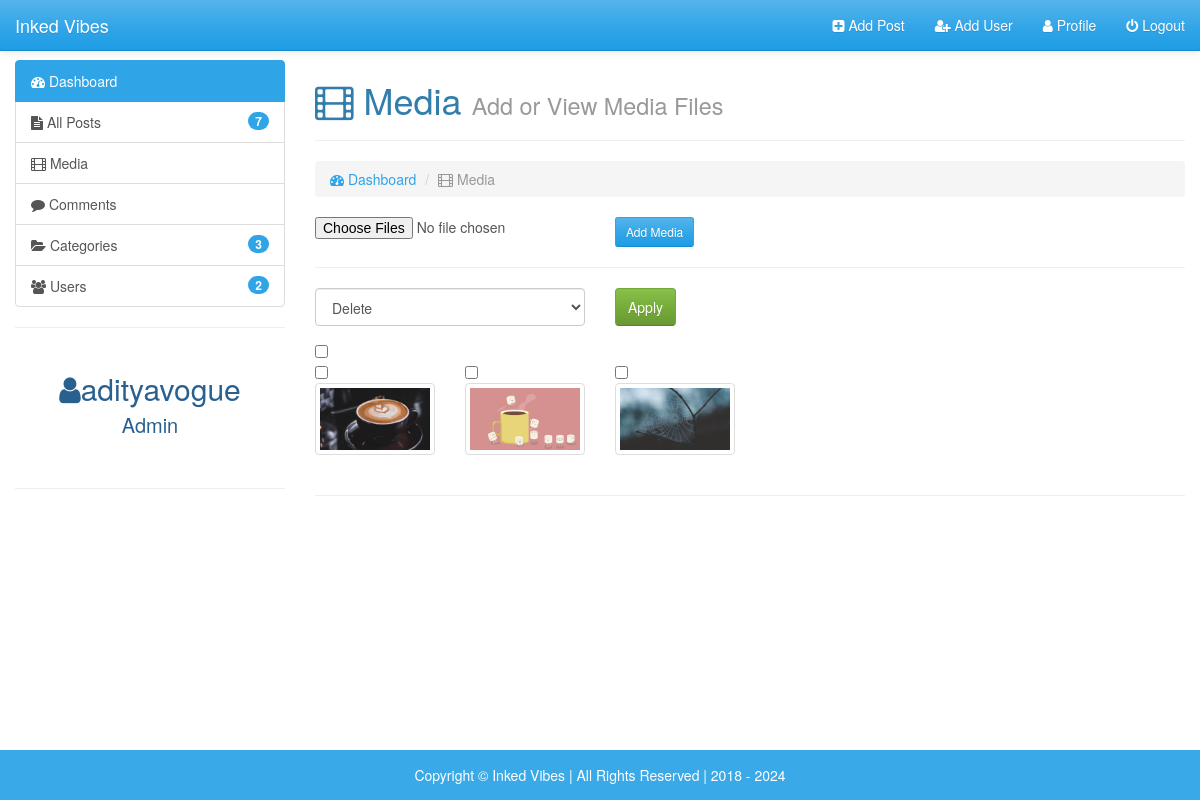
The app's page /admin/media.php (signed in) with its own data.
### tables this page shows
CREATE TABLE `users` (
  `id` int(11) NOT NULL,
  `date` int(11) NOT NULL,
  `first_name` varchar(255) NOT NULL,
  `last_name` varchar(255) NOT NULL,
  `username` varchar(255) NOT NULL,
  `email` varchar(255) NOT NULL,
  `image` varchar(255) NOT NULL,
  `password` varchar(255) NOT NULL,
  `role` varchar(255) NOT NULL,
  `details` text NOT NULL,
  `salt` varchar(255) NOT NULL DEFAULT '$2y$10$quickbrownfoxjumpsover'
);

CREATE TABLE `media` (
  `id` int(11) NOT NULL,
  `image` varchar(255) NOT NULL
);

### admin/media.php (the view, shortened to what this page needs)
<?php
require_once('inc/top.php');
?>
</head>
<body>
    <div id="wrapper">
        <?php require_once('inc/header.php');?>
        <div class="container-fluid body-section">
            <div class="row">
                <div class="col-md-3">
                    <?php require_once('inc/sidebar.php');?>
                </div>
                <div class="col-md-9">
                    <h1><i class="fa fa-film"></i> Media <small>Add or View Media Files</small></h1><hr>
                    <ol class="breadcrumb">
                        <li class><a href="index.php"><i class="fa fa-tachometer"></i> Dashboard</a></li>
                        <li class="active"><i class="fa fa-film"></i> Media</li>
                    </ol>
                    <form action="" method="post" enctype="multipart/form-data">
                        <div class="row">
                            <div class="col-sm-4 col-xs-8">
                                <input type="file" name="media[]" required multiple>
                            </div>
                            <div class="col-sm-4 col-xs-4">
                                <input type="submit" name="submit" class="btn btn-primary btn-sm" value="Add Media">
                            </div>
                        </div>
                    </form><hr>
                    <form action="" method="post">
                        <div class="row">
                            <div class="col-sm-4 col-xs-8">
                                <div class="form-group">
                                    <select name="bulk-options" id="" class="form-control">
                                        <option value="delete">Delete</option>
                                    </select>
                                </div>
                            </div>
                            <div class="col-sm-4 col-xs-4">
                                <input type="submit" class="btn btn-success" value="Apply">
                            </div>
                        </div>
                        <input type="checkbox" id="selectallboxes">
                        <div class="row">
                            <?php
                            $get_query = "SELECT * FROM media ORDER BY id DESC";
                            $get_run = mysqli_query($con, $get_query);
                            if(mysqli_num_rows($get_run) > 0){
                                while($get_row = mysqli_fetch_array($get_run)){
                                    $get_image = $get_row['image'];
                                    $get_id = $get_row['id'];
                            ?>
                            <div class="col-lg-2 col-md-3 col-sm-3 col-xs-6 thumb">
                                <input type="checkbox" class="checkboxes" name="checkboxes[]" value="<?php echo $get_id;?>">
                                <a href="media/<?php echo $get_image;?>" class="thumbnail">
                                    <img src="media/<?php echo $get_image;?>" width="100%" alt="">
                                </a>
                            </div>
                            <?php
                                }
                            }
                            else{
                                echo "<center><h2>No Media Available</h2></center>";
                            }
                            ?>
                        </div>
                    </form><hr>
                </div>
            </div>
        </div>
          <?php require_once('inc/footer.php');?>

### admin/inc/top.php (shortened to what this page needs)
<!DOCTYPE html>
<html lang="en">
    <head>
        <link rel="stylesheet" href="fonts/ionicons/css/ionicons.min.css">
        <link rel="stylesheet" href="fonts/fontawesome/css/font-awesome.min.css">
        <link href="css/animated.css" rel="stylesheet">
        <link href="css/bootstrap.min.css" rel="stylesheet">
        <link href="css/style.css" rel="stylesheet">

### admin/inc/header.php (shortened to what this page needs)
<?php
$session_role2 = $_SESSION['role'];
?>
 <nav class="navbar navbar-default navbar-fixed-top">
                <div class="container-fluid">
                    <div class="navbar-header">
                        <a href="index.php" class="navbar-brand">Inked Vibes</a>
                    </div>
                    <div class="collapse navbar-collapse" id="bs-example-navbar-collapse-1">
                        <ul class="nav navbar-nav navbar-right">
                            <li><a href="add-post.php"><i class="fa fa-plus-square"></i> Add Post</a></li>
                            <?php
                            if($session_role2 == 'admin'){
                            ?>
                            <li><a href="add-user.php"><i class="fa fa-user-plus"></i> Add User</a></li>
                            <?php  }  ?>
                            <li><a href="profile.php"><i class="fa fa-user"></i> Profile</a></li>
                            <li><a href="logout.php"><i class="fa fa-power-off"></i> Logout</a></li>
                        </ul>
                    </div>
                </div>
            </nav>

### admin/inc/sidebar.php (shortened to what this page needs)
<?php
require_once('../inc/db.php');
$rows_query = "SELECT * FROM users";
$rows_run = mysqli_query($con, $rows_query);
$num_of_users = mysqli_num_rows($rows_run);
$cat_query = "SELECT * FROM categories";
$cat_run = mysqli_query($con, $cat_query);
$num_of_categories = mysqli_num_rows($cat_run);
$session_username =  $_SESSION['username'];
$session_role1 = $_SESSION['role'];
if(isset($_SESSION['username']) && $_SESSION['role'] == 'admin' ){
    $posts_query = "SELECT * FROM posts";
    $posts_query_run = mysqli_query($con, $posts_query);
    $num_of_posts = mysqli_num_rows($posts_query_run);
}
$query = "SELECT * FROM users WHERE username = '$session_username'";
$run = mysqli_query($con, $query);
$row = mysqli_fetch_array($run);
$session_role = $row['role'];
?>
<div class="list-group">
    <a href="index.php" class="list-group-item active">
        <i class="fa fa-tachometer" aria-hidden="true"></i> Dashboard
    </a>
    <a href="posts.php" class="list-group-item">
        <span class="badge"><?php echo $num_of_posts;?></span>
        <i class="fa fa-file-text" aria-hidden="true"></i> All Posts</a>
    <a href="media.php" class="list-group-item">
        <i class="fa fa-film" aria-hidden="true"></i>
        Media</a>
    <?php
    if($session_role1 == 'admin'){
    ?>
    <a href="comments.php" class="list-group-item">
        <i class="fa fa-comment"></i> Comments
    </a>
    <a href="categories.php" class="list-group-item">
        <span class="badge"><?php echo $num_of_categories;?></span>
        <i class="fa fa-folder-open" aria-hidden="true"></i> Categories</a>
    <a href="users.php" class="list-group-item">
        <span class="badge"><?php echo $num_of_users;?></span>
        <i class="fa fa-users"></i> Users</a>
        <?php  }  ?>
</div>
<hr><br>
 <span style="color:#286090; font-size: 30px;"><center><i class="fa fa-user"></i><?php echo $session_username;?></center></span>
 <span style="color:#286090; font-size: 20px;"><center><?php echo ucfirst($session_role);?></center></span><br><hr>

### admin/inc/footer.php (shortened to what this page needs)
<footer class="text-center">
    Copyright &copy; Inked Vibes | All Rights Reserved | 2018 - <?php echo date('Y');?>
</footer>
</div>
</body>
</html>

### admin/css/style.css (style rules this page uses)
html,body { height: 100%; }
body { padding-top: 60px; }
#wrapper { min-height: 100%; position: relative; }
.body-section { padding-bottom: 70px; }
footer { background: #3AA9E8; color: #fff; height: 50px; line-height: 50px; position: absolute; bottom: 0; width: 100%; }

### records on screen
users: role "Admin"
media: image (picture)
media: image (picture)
media: image (picture)

### other values on screen
$num_of_posts "7"
$num_of_categories "3"
$num_of_users "2"
$session_username "adityavogue"
